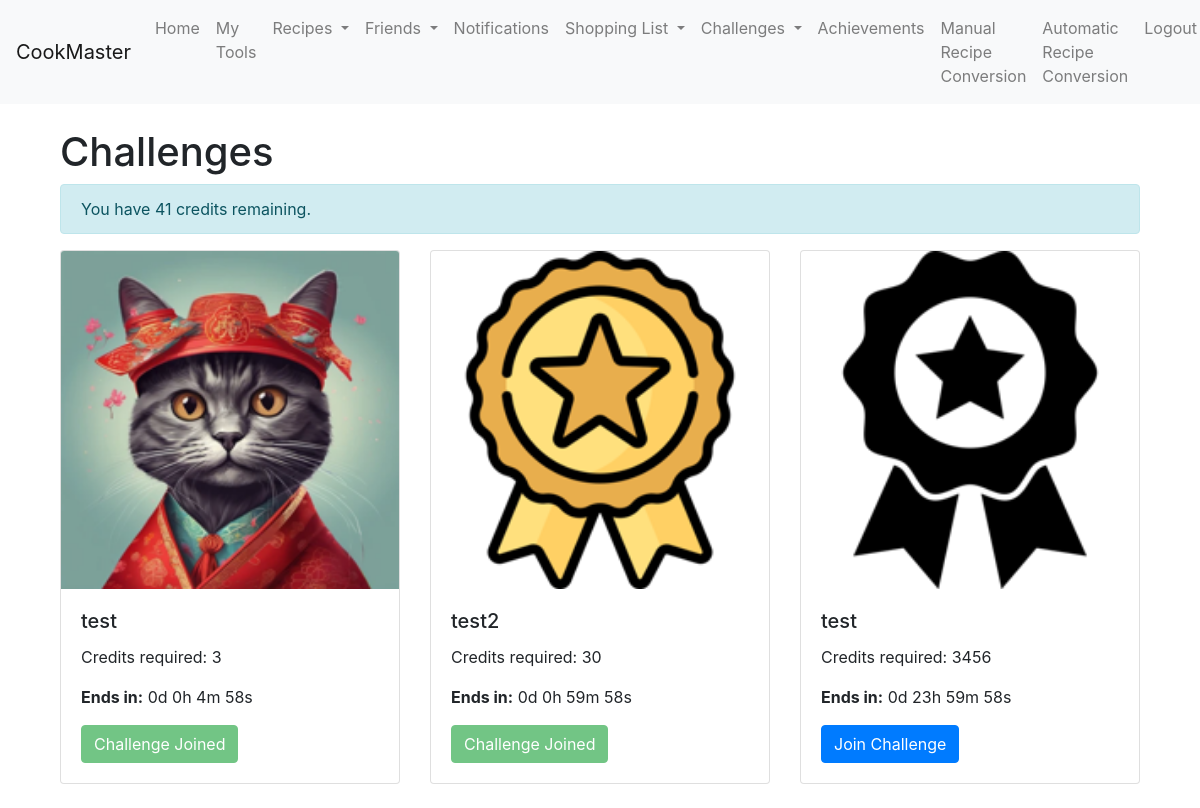
The app's page /challenges (signed in) with its own data.
### app/models.py (models this page shows, shortened)
class Challenge(db.Model):
    __tablename__ = 'challenge'
    id = db.Column(db.Integer, primary_key=True)
    name = db.Column(db.String(100), nullable=False)
    icon = db.Column(db.String(100))  # Path to the icon
    creator_id = db.Column(db.Integer, db.ForeignKey('user.id'), nullable=False)
    credits_required = db.Column(db.Integer, nullable=False)
    duration = db.Column(db.Integer, nullable=False)  # Store duration in seconds
    participants = db.relationship('ChallengeParticipant', backref='challenge_participation', lazy=True, cascade="all, delete-orphan")

### app/user_routes.py (the view)
@user.route('/challenges', methods=['GET'])
@login_required
def challenges():
    challenges = Challenge.query.all()  # Fetch all challenges from the database
    remaining_credits = current_user.credits
    joined_challenge_ids = [cp.challenge_id for cp in current_user.participated_challenges]
    form = JoinChallengeForm()  # Add this line to create a form instance
    return render_template('challenges.html',
                           challenges=challenges,
                           joined_challenge_ids=joined_challenge_ids,
                           remaining_credits=remaining_credits,
                           form=form)

### app/__init__.py (called while the page is built)
@login_manager.user_loader
def load_user(user_id):
    from app.models import User  # Import the User model to access the user information
    return User.query.get(int(user_id))  # Query the database to get the user with the given user ID

### app/templates/challenges.html (shortened to what this page needs)
{% extends "base.html" %}
{% block content %}
  <div class="container">
    <h1 class="mt-4">Challenges</h1>
    <div class="alert alert-info" role="alert">
      You have {{ remaining_credits }} credits remaining.
    </div>
    <div class="row">
      {% for challenge in challenges %}
        <div class="col-md-4">
          <div class="card mb-4">
            <img src="{{ url_for('static', filename='challenges/' ~ challenge.icon) }}" alt="{{ challenge.name }}" class="card-img-top">
            <div class="card-body">
              <h5 class="card-title">{{ challenge.name }}</h5>
              <p class="card-text">Credits required: {{ challenge.credits_required }}</p>
              <p class="card-text">
                <strong>Ends in:</strong>
                <span class="countdown-timer" data-duration="{{ challenge.duration }}"></span>
              </p>
              {% if challenge.id in joined_challenge_ids %}
                <button class="btn btn-success" disabled>Challenge Joined</button>
              {% else %}
                <form method="POST" action="{{ url_for('user.join_challenge', challenge_id=challenge.id) }}">
                  <button type="submit" class="btn btn-primary">Join Challenge</button>
                </form>
              {% endif %}
            </div>
          </div>
        </div>
      {% else %}
        <p>No challenges available.</p>
      {% endfor %}
    </div>
  </div>
{% endblock %}

### app/templates/base.html (shortened to what this page needs)
<!DOCTYPE html>
<html lang="en">
<head>
    <link rel="stylesheet" href="https://stackpath.bootstrapcdn.com/bootstrap/4.5.2/css/bootstrap.min.css">
</head>
<body>
    <nav class="navbar navbar-expand-lg navbar-light bg-light">
        <a class="navbar-brand" href="{{ url_for('user.index') }}">CookMaster</a>
        <div class="collapse navbar-collapse" id="navbarNav">
            <ul class="navbar-nav ml-auto">
                {% if current_user.is_authenticated %}
                    <li class="nav-item">
                        <a class="nav-link" href="{{ url_for('user.index') }}">Home</a>
                    </li>
                    <li class="nav-item">
                        <a class="nav-link" href="{{ url_for('user.my_tools') }}">My Tools</a>
                    </li>
                    <li class="nav-item dropdown">
                        <a class="nav-link dropdown-toggle" href="#" id="recipesDropdown" role="button" data-toggle="dropdown" aria-haspopup="true" aria-expanded="false">
                            Recipes
                        </a>
                    </li>
                    <li class="nav-item dropdown">
                        <a class="nav-link dropdown-toggle" href="#" id="friendsDropdown" role="button" data-toggle="dropdown" aria-haspopup="true" aria-expanded="false">
                            Friends
                        </a>
                    </li>
                    <li class="nav-item">
                        <a class="nav-link" href="{{ url_for('user.notifications') }}">Notifications</a>
                    </li>
                    <li class="nav-item dropdown">
                        <a class="nav-link dropdown-toggle" href="#" id="shoppingListDropdown" role="button" data-toggle="dropdown" aria-haspopup="true" aria-expanded="false">
                            Shopping List
                        </a>
                    </li>
                    <li class="nav-item dropdown">
                        <a class="nav-link dropdown-toggle" href="#" id="challengesDropdown" role="button" data-toggle="dropdown" aria-haspopup="true" aria-expanded="false">
                          Challenges
                        </a>
                      </li>
                    <li class="nav-item">
                        <a class="nav-link" href="{{ url_for('user.achievements') }}">Achievements</a>
                    </li>
                    <li class="nav-item">
                        <a class="nav-link" href="{{ url_for('user.manual_conversion_tool') }}">Manual Recipe Conversion</a>
                    </li>
                    <li class="nav-item">
                        <a class="nav-link" href="{{ url_for('user.automatic_conversion') }}">Automatic Recipe Conversion</a>
                    </li>
                    <li class="nav-item">
                        <a class="nav-link" href="{{ url_for('user.logout') }}">Logout</a>
                    </li>
                {% endif %}
            </ul>
        </div>
    </nav>
    <div class="container">
        {% block content %}{% endblock %}
    </div>
</body>
</html>

### records on screen
Challenge: icon+name (picture), name "test", credits_required "3", shows "Challenge Joined"
Challenge: icon (picture), name "test2", credits_required "30", shows "Challenge Joined"
Challenge: icon+name (picture), name "test", credits_required "3456"

### other values on screen
{{ remaining_credits }} "41"
